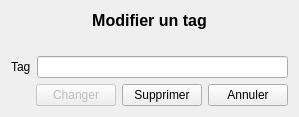
<?xml version="1.0" encoding="UTF-8"?>
<ui version="4.0">
 <class>EditTag</class>
 <widget class="QDialog" name="EditTag">
  <property name="geometry">
   <rect>
    <x>0</x>
    <y>0</y>
    <width>299</width>
    <height>117</height>
   </rect>
  </property>
  <property name="windowTitle">
   <string>Modifier un tag</string>
  </property>
  <layout class="QVBoxLayout" name="verticalLayout">
   <item>
    <layout class="QVBoxLayout" name="verticalLayout_2">
     <item>
      <widget class="QLabel" name="title">
       <property name="font">
        <font>
         <pointsize>12</pointsize>
         <weight>75</weight>
         <bold>true</bold>
        </font>
       </property>
       <property name="text">
        <string>Modifier un tag</string>
       </property>
       <property name="alignment">
        <set>Qt::AlignCenter</set>
       </property>
      </widget>
     </item>
     <item>
      <widget class="QLabel" name="errorLabel">
       <property name="styleSheet">
        <string notr="true">color: red</string>
       </property>
       <property name="text">
        <string/>
       </property>
       <property name="alignment">
        <set>Qt::AlignCenter</set>
       </property>
      </widget>
     </item>
     <item>
      <layout class="QFormLayout" name="formLayout">
       <property name="fieldGrowthPolicy">
        <enum>QFormLayout::AllNonFixedFieldsGrow</enum>
       </property>
       <item row="0" column="0">
        <widget class="QLabel" name="nomLabel">
         <property name="text">
          <string>Tag</string>
         </property>
        </widget>
       </item>
       <item row="0" column="1">
        <widget class="QLineEdit" name="nomLineEdit">
         <property name="enabled">
          <bool>true</bool>
         </property>
        </widget>
       </item>
      </layout>
     </item>
     <item>
      <layout class="QHBoxLayout" name="horizontalLayout">
       <item>
        <spacer name="horizontalSpacer">
         <property name="orientation">
          <enum>Qt::Horizontal</enum>
         </property>
         <property name="sizeHint" stdset="0">
          <size>
           <width>40</width>
           <height>20</height>
          </size>
         </property>
        </spacer>
       </item>
       <item>
        <widget class="QPushButton" name="changeButton">
         <property name="enabled">
          <bool>false</bool>
         </property>
         <property name="text">
          <string>Changer</string>
         </property>
        </widget>
       </item>
       <item>
        <widget class="QPushButton" name="deleteButton">
         <property name="text">
          <string>Supprimer</string>
         </property>
        </widget>
       </item>
       <item>
        <widget class="QPushButton" name="cancelButton">
         <property name="text">
          <string>Annuler</string>
         </property>
        </widget>
       </item>
      </layout>
     </item>
    </layout>
   </item>
  </layout>
 </widget>
 <resources/>
 <connections>
  <connection>
   <sender>cancelButton</sender>
   <signal>clicked()</signal>
   <receiver>EditTag</receiver>
   <slot>close()</slot>
   <hints>
    <hint type="sourcelabel">
     <x>258</x>
     <y>83</y>
    </hint>
    <hint type="destinationlabel">
     <x>295</x>
     <y>32</y>
    </hint>
   </hints>
  </connection>
  <connection>
   <sender>nomLineEdit</sender>
   <signal>textChanged(QString)</signal>
   <receiver>EditTag</receiver>
   <slot>enableButton(QString)</slot>
   <hints>
    <hint type="sourcelabel">
     <x>47</x>
     <y>59</y>
    </hint>
    <hint type="destinationlabel">
     <x>40</x>
     <y>29</y>
    </hint>
   </hints>
  </connection>
  <connection>
   <sender>deleteButton</sender>
   <signal>clicked()</signal>
   <receiver>EditTag</receiver>
   <slot>deleteTag()</slot>
   <hints>
    <hint type="sourcelabel">
     <x>154</x>
     <y>99</y>
    </hint>
    <hint type="destinationlabel">
     <x>295</x>
     <y>97</y>
    </hint>
   </hints>
  </connection>
  <connection>
   <sender>changeButton</sender>
   <signal>clicked()</signal>
   <receiver>EditTag</receiver>
   <slot>changeTag()</slot>
   <hints>
    <hint type="sourcelabel">
     <x>85</x>
     <y>91</y>
    </hint>
    <hint type="destinationlabel">
     <x>25</x>
     <y>94</y>
    </hint>
   </hints>
  </connection>
 </connections>
 <slots>
  <slot>enableButton(QString)</slot>
  <slot>deleteTag()</slot>
  <slot>changeTag()</slot>
 </slots>
</ui>
